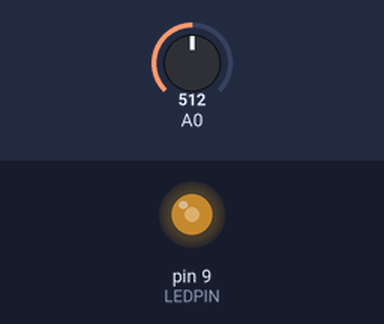
A sketch run on a simulated Arduino Uno, built with avr-gcc and run on an emulated ATmega328P. Shown: output pins drawn as LEDs (lit = HIGH). The inputs (shaded band) are chosen by the test bench; at power-on: A0 = 512. What the sketch prints to the serial monitor is not drawn.

Above: at 1.2 s.
1.3 s: A0 set to 716
At 2.0 s:
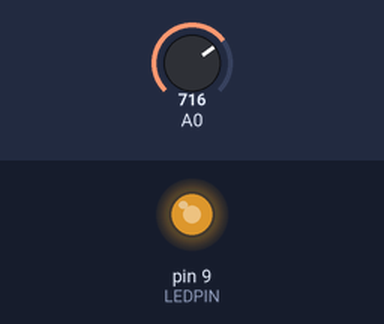
2.8 s: A0 set to 900
At 3.4 s:
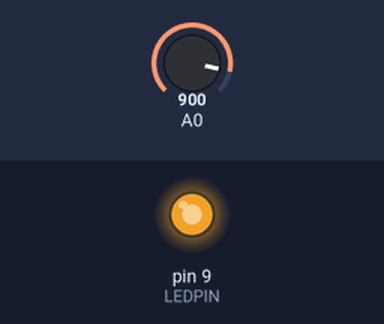
4.3 s: A0 set to 122
At 4.9 s:
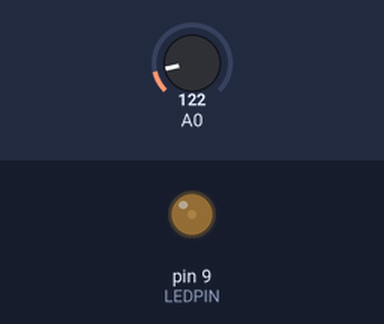
5.8 s: A0 set to 0
At 6.4 s:
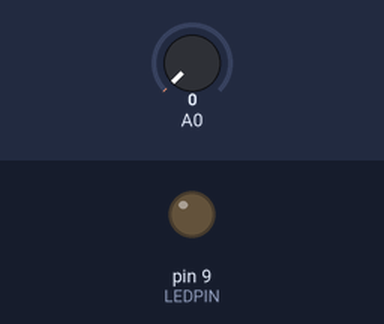
7.3 s: A0 set to 511
At 7.8 s:
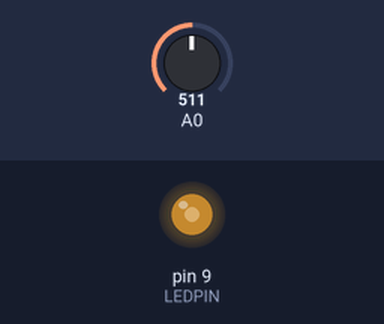
Timing chart, 0 to 10.3 s (numbered marks = the images above; inputs shaded):
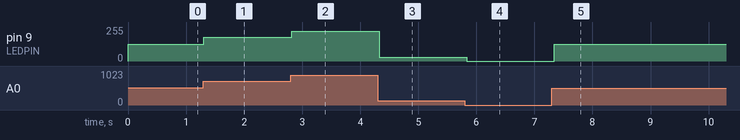

Measured:
- after the input at 1.3 s, pin 9 (LEDPIN): 127/255 → 178/255 at once
- after the input at 2.8 s, pin 9 (LEDPIN): 178/255 → 224/255 at once
- after the input at 4.3 s, pin 9 (LEDPIN): 224/255 → 30/255 at once
- after the input at 5.8 s, pin 9 (LEDPIN): 30/255 → 0/255 at once
- after the input at 7.3 s, pin 9 (LEDPIN): 0/255 → 127/255 at once

The sketch:

LED_Fading_with_potentiometer.ino
```cpp
int LEDPIN = 9;
void setup() {
  // put your setup code here, to run once:
  Serial.begin(9600);
  pinMode(LEDPIN,OUTPUT);
}

void loop() {
  // put your main code here, to run repeatedly:
  int analogValue = analogRead(A0);
  int brightness = map(analogValue,0,1023,0,255);
  analogWrite(LEDPIN,brightness);
  Serial.print("Analog");
  Serial.print(analogValue);
  Serial.print("Brightnes");
  Serial.print(brightness);
  delay(100);
}
```
